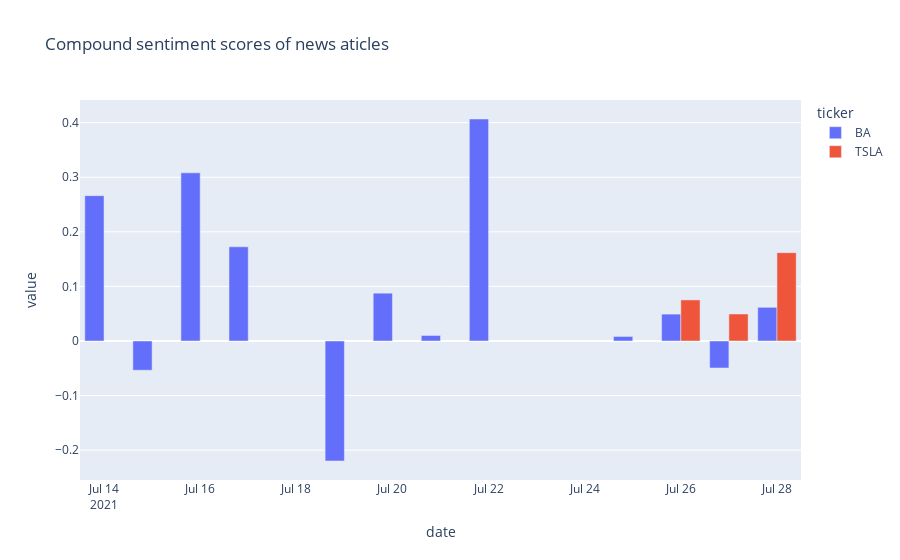

Here is the notebook cell this chart was saved with:
### Code cell
fig2

### Figure 1 — Plotly figure (JSON) as saved in the notebook; plotly's stock layout.template omitted (floating-point values rounded to 4 significant figures)
{"data": [{"alignmentgroup": "True", "hovertemplate": "ticker=BA<br>date=%{x}<br>value=%{y}<extra></extra>", "legendgroup": "BA", "marker": {"color": "#636efa"}, "name": "BA", "offsetgroup": "BA", "orientation": "v", "showlegend": true, "textposition": "auto", "type": "bar", "x": ["2021-07-14", "2021-07-15", "2021-07-16", "2021-07-17", "2021-07-19", "2021-07-20", "2021-07-21", "2021-07-22", "2021-07-25", "2021-07-26", "2021-07-27", "2021-07-28"], "xaxis": "x", "y": [0.2663, -0.05357, 0.3081, 0.1726, -0.2199, 0.0876, 0.01013, 0.4068, 0.00835, 0.04925, -0.04944, 0.06172], "yaxis": "y"}, {"alignmentgroup": "True", "hovertemplate": "ticker=TSLA<br>date=%{x}<br>value=%{y}<extra></extra>", "legendgroup": "TSLA", "marker": {"color": "#EF553B"}, "name": "TSLA", "offsetgroup": "TSLA", "orientation": "v", "showlegend": true, "textposition": "auto", "type": "bar", "x": ["2021-07-14", "2021-07-15", "2021-07-16", "2021-07-17", "2021-07-19", "2021-07-20", "2021-07-21", "2021-07-22", "2021-07-25", "2021-07-26", "2021-07-27", "2021-07-28"], "xaxis": "x", "y": [null, null, null, null, null, null, null, null, null, 0.07526, 0.04949, 0.1618], "yaxis": "y"}], "layout": {"barmode": "group", "legend": {"title": {"text": "ticker"}, "tracegroupgap": 0}, "title": {"text": "Compound sentiment scores of news aticles"}, "xaxis": {"anchor": "y", "domain": [0, 1], "title": {"text": "date"}}, "yaxis": {"anchor": "x", "domain": [0, 1], "title": {"text": "value"}}}}
